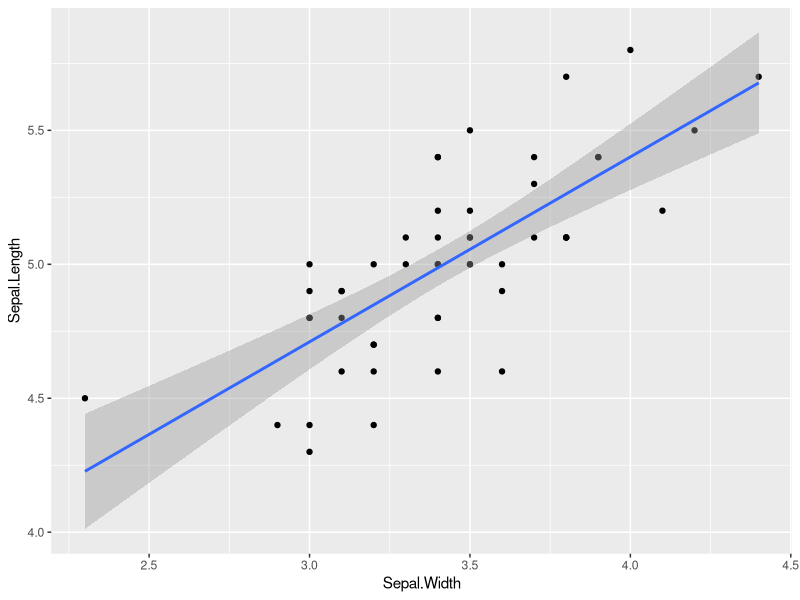
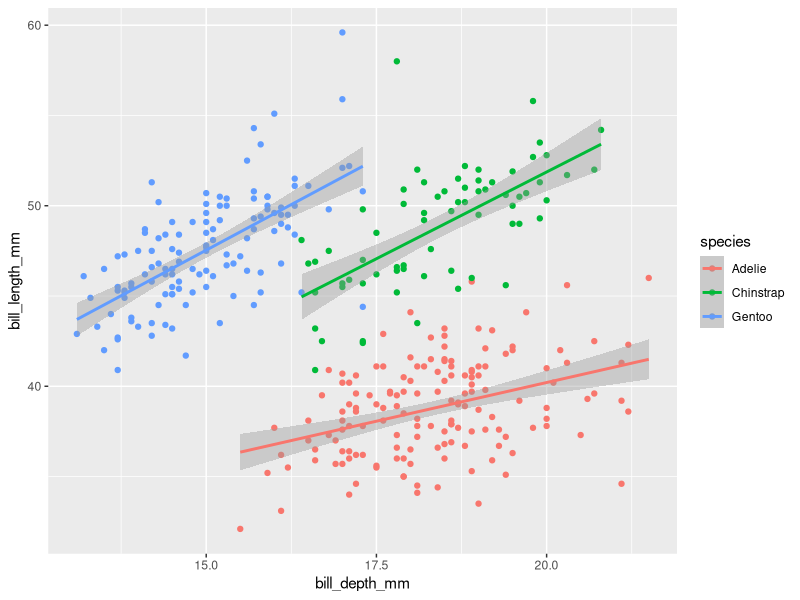
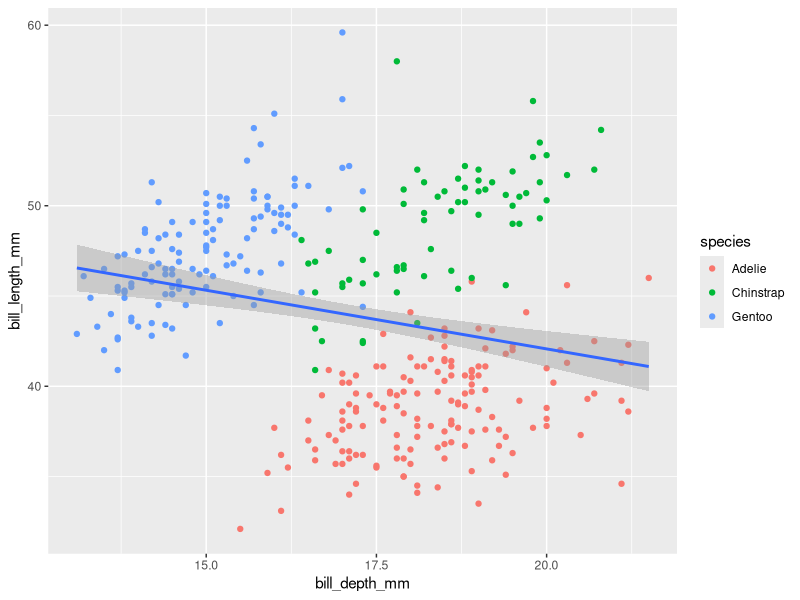

These figures' R source, in order:
## ---- chunk 1
#| warning: false
#| echo: true

library(tidyverse)

iris_setosa <- iris %>% 
  filter(Species == "setosa")
head(iris_setosa)
ggplot(data = iris_setosa, mapping = aes(x = Sepal.Width, y = Sepal.Length)) +
  geom_point() + 
  stat_smooth(method = "lm")
  

model <- lm(data = iris_setosa,formula = "Sepal.Length ~ 1 + Sepal.Width")

summary(model)



## ---- chunk 2
#| warning: false
#| echo: true

library(palmerpenguins)
library(broom)

head(penguins)
glimpse(penguins)

# is there a relationship between bill length and depth

# this interpretation is not correct
lm(data = penguins,
   formula = bill_length_mm ~ 1 + bill_depth_mm) %>%
  summary()

# plot and color by species and fit a linear model for each species data
ggplot(data = penguins, 
       mapping = aes(x = bill_depth_mm,y = bill_length_mm,color = species)) +
  geom_point() +
  stat_smooth(method = "lm")
# plot and color by species and fit a linear data for the data as a whole
ggplot(data = penguins, 
       mapping = aes(x = bill_depth_mm,y = bill_length_mm)) +
  geom_point(aes(color = species)) +
  stat_smooth(method = "lm")

# Do it by species
lm(data = penguins %>% filter(species == "Adelie"),
   formula = bill_length_mm ~ 1 + bill_depth_mm) %>%
  summary()

# consider all species together
full_model <- lm(data = penguins,
   formula = bill_length_mm ~ 1 + bill_depth_mm + species)
summary(full_model)

reduced_model <- lm(data = penguins,
                    formula = bill_length_mm ~ 1, bill_depth_mm)
# to test a more general question
anova(full_model, reduced_model)

# consider all species together considering interactions of the predictor variables
lm(data = penguins,
   formula = bill_length_mm ~ 1 + bill_depth_mm * species) %>%
  summary()


# consider all species together and sex
full_model_species <- lm(data = penguins %>% filter(!is.na(sex)),
   formula = bill_length_mm ~ 1 + bill_depth_mm + species)
summary(full_model_species)
full_model_species_sex <- lm(data = penguins %>% filter(!is.na(sex)),
   formula = bill_length_mm ~ 1 + bill_depth_mm + species + sex)
summary(full_model_species_sex)
#anova(full_model_species_sex,full_model_species)

# what is the predicted bill length of a male Gentoo
# penguin with a bill depth of 17.5 mm?

# y = b_0 + b_1*x_1 + b_2*x_2 + b_3*x_3 + b_4*x_4

27.6224 + 0.5317*(17.5) + 9.9709*(0) + 10.4890*(1) + 2.8938*(2)

new_penguin <- tibble(
  species = "Gentoo",
  bill_depth_mm = 17.5,
  sex = "male"
)

predict(full_model_species_sex, newdata = new_penguin)

